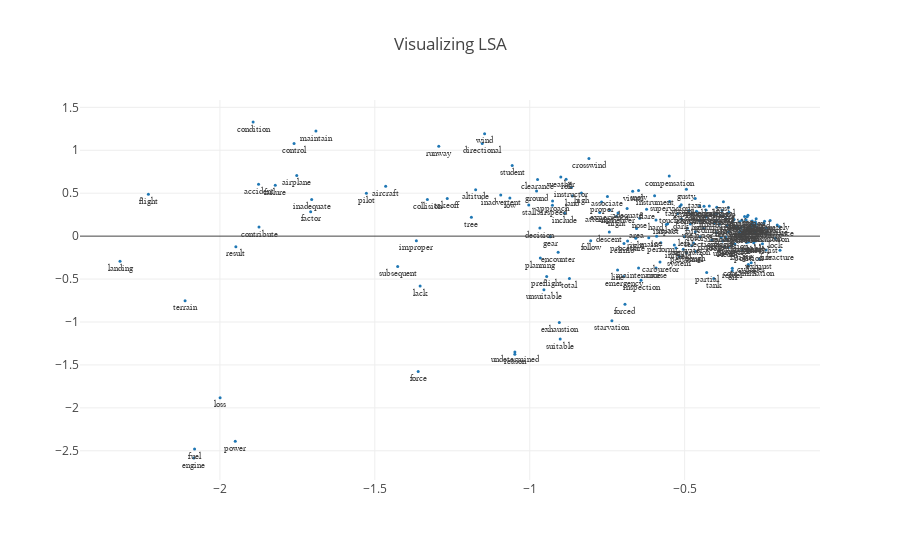

Notebook cell for this chart:
### Markdown cell above
Visualizzazione dei termini nelle prime due dimensioni latenti

### Code cell
x, y, terms = get_terms_arrays(-1*tls[:,0], -1*tls[:,1], vocabulary)
plot_lsa(x, y, terms) \
    .update_layout(title_text = "Visualizing LSA") \
    .show()

### Figure 1 — Plotly figure (JSON) as saved in the notebook; plotly's stock layout.template omitted (floating-point values rounded to 4 significant figures; data arrays with more than 128 entries replaced by an {"elided": "..."} marker saying what was removed)
{"data": [{"marker": {"size": 3}, "mode": "markers+text", "name": "Markers and Text", "text": {"elided": "201 str values"}, "textfont": {"family": "sans serif", "size": 9}, "textposition": "bottom center", "type": "scatter", "x": {"elided": "201 float values"}, "y": {"elided": "201 float values"}}], "layout": {"autosize": true, "title": {"text": "Visualizing LSA"}, "xaxis": {"autorange": true, "range": [-2.454, -0.06068], "type": "linear"}, "yaxis": {"autorange": true, "range": [-2.825, 1.57], "type": "linear"}}}
